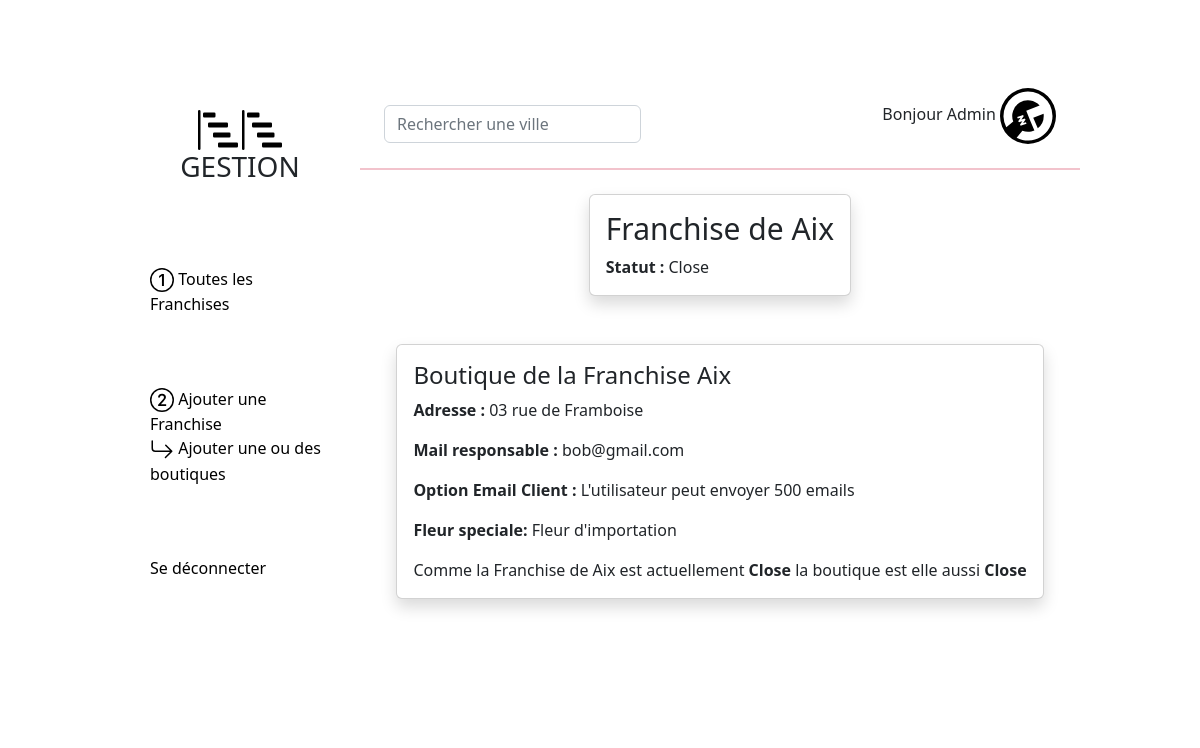
/ensavoirplus.php?id=58 (signed in), run on the app's committed database.
### tables this page shows
CREATE TABLE `franchise` (
  `id` int NOT NULL,
  `ville` varchar(100) NOT NULL,
  `statut` text NOT NULL,
  `utilisateur` int NOT NULL
);

CREATE TABLE `boutique` (
  `id` int NOT NULL,
  `ville` int NOT NULL,
  `adresseboutique` varchar(200) NOT NULL,
  `mailresponsable` varchar(250) NOT NULL,
  `envoyeremail` int NOT NULL,
  `fleurspeciale` int NOT NULL
);

CREATE TABLE `envoyerdesemails` (
  `id` int NOT NULL,
  `typededroit` varchar(200) NOT NULL,
  `description` text NOT NULL
);

CREATE TABLE `fleurspecial` (
  `id` int NOT NULL,
  `typededroit` varchar(50) NOT NULL,
  `description` text NOT NULL
);

### config/DotEnv.php (called while the page is built, shortened)
<?php
class DotEnv
{
    protected $path;
    public function __construct(string $path)
    {
        $this->path = $path;
    }
    public function load(): void
    {
        $lines = file($this->path, FILE_IGNORE_NEW_LINES | FILE_SKIP_EMPTY_LINES);
        foreach ($lines as $line) {
            list($name, $value) = explode('=', $line, 2);
            $name = trim($name);
            $value = trim($value);
        }
    }
}

### controller/franchisecontroller.php (called while the page is built, shortened)
<?php
require("./entity/franchise.php");
class franchisecontroller
{
    private $db;
    public function __construct()
    {
        try {
            $this->db = new PDO(getenv('DATABASE_DNS'), getenv('DATABASE_USER'), getenv('DATABASE_PASSWORD'));
        } catch (PDOException $exception) {
            echo $exception->getMessage();
        }
    }
    public function get(int $id)
    {
        $req = $this->db->prepare("SELECT * FROM `franchise` WHERE id = :id");
        $req->bindParam(":id", $id, PDO::PARAM_INT);
        $req->execute();
        $data = $req->fetch();
        $franchise = new franchise($data);
        return $franchise;
    }
}

### entity/franchise.php (called while the page is built, shortened)
<?php
 class franchise {
   private $id ;
   private $ville;
   private $statut;
      public function hydrate (array $data) : void {
         foreach ($data as $key => $value) {
            $method = "set" . ucfirst($key);
         }
      }
    public function getId()
    {
        return $this->id;
    }
    public function setId($id)
    {
        $this->id = $id;
        return $this;
    }
    public function getVille()
    {
        return $this->ville;
    }
    public function setVille($ville)
    {
        $this->ville = $ville;
        return $this;
    }
    public function getStatut()
    {
        return $this->statut;
    }
    public function setStatut($statut)
    {
        $this->statut = $statut;
        return $this;
    }
   public function setUtilisateur($utilisateur): self
   {
      return $this;
   }
    }

### controller/boutiquecontroller.php (called while the page is built, shortened)
<?php
require("./entity/boutique.php");
class boutiquecontroller
{
    private $db;
    public function __construct()
    {
        try {
            $this->db = new PDO(getenv('DATABASE_DNS'), getenv('DATABASE_USER'), getenv('DATABASE_PASSWORD'));
        } catch (PDOException $exception) {
            echo $exception->getMessage();
        }
    }
    public function get( $ville): boutique
    {
        $req = $this->db->prepare("SELECT * FROM `boutique` WHERE ville = :ville");
        $req->bindParam(":ville", $ville, PDO::PARAM_INT);
        $req->execute();
        $data = $req->fetch();
        $boutique = new boutique($data);
        return $boutique;
    }
}

### entity/boutique.php (called while the page is built, shortened)
<?php
 class boutique {
   private $adresseboutique;
   private $mailresponsable;
   private $envoyeremail;
   private $fleurspeciale;
      public function hydrate (array $data) : void {
         foreach ($data as $key => $value) {
            $method = "set" . ucfirst($key);
         }
        }
   public function setId($id): self
   {
      return $this;
   }
   public function setVille($ville): self
   {
      return $this;
   }
   public function getAdresseboutique()
   {
      return $this->adresseboutique;
   }
   public function setAdresseboutique($adresseboutique): self
   {
      $this->adresseboutique = $adresseboutique;
      return $this;
   }
   public function getMailresponsable()
   {
      return $this->mailresponsable;
   }
   public function setMailresponsable($mailresponsable): self
   {
      $this->mailresponsable = $mailresponsable;
      return $this;
   }
   public function getEnvoyeremail()
   {
      return $this->envoyeremail;
   }
   public function setEnvoyeremail($envoyeremail): self
   {
      $this->envoyeremail = $envoyeremail;
      return $this;
   }
   public function getFleurspeciale()
   {
      return $this->fleurspeciale;
   }
   public function setFleurspeciale($fleurspeciale): self
   {
      $this->fleurspeciale = $fleurspeciale;
      return $this;
   }
      }

### controller/envoyerdesemailscontroller.php (called while the page is built, shortened)
<?php
require("./entity/envoyerdesemails.php");
class envoyerdesemailscontroller
{
    private $db;
    public function __construct()
    {
        try {
            $this->db = new PDO(getenv('DATABASE_DNS'), getenv('DATABASE_USER'), getenv('DATABASE_PASSWORD'));
        } catch (PDOException $exception) {
            echo $exception->getMessage();
        }
    }
    public function get( $id) : envoyerdesemails
    {
        $req = $this->db->prepare("SELECT * FROM `envoyerdesemails` WHERE id = :id");
        $req->bindParam(":id", $id, PDO::PARAM_INT);
        $req->execute();
        $data = $req->fetch();
        $envoyerdesemails = new envoyerdesemails($data);
        return $envoyerdesemails;
    }
}

### entity/envoyerdesemails.php (called while the page is built, shortened)
<?php
 class envoyerdesemails {
   private $description;
      public function hydrate (array $data) : void {
         foreach ($data as $key => $value) {
            $method = "set" . ucfirst($key);
         }
      }
   public function setId($id): self
   {
      return $this;
   }
   public function setTypededroit($typededroit): self
   {
      return $this;
   }
   public function getDescription()
   {
      return $this->description;
   }
   public function setDescription($description): self
   {
      $this->description = $description;
      return $this;
   }
        }

### controller/fleurspecialcontroller.php (called while the page is built, shortened)
<?php
require("./entity/fleurspecial.php");
class fleurspecialcontroller
{
    private $db;
    public function __construct()
    {
        try {
            $this->db = new PDO(getenv('DATABASE_DNS'), getenv('DATABASE_USER'), getenv('DATABASE_PASSWORD'));
        } catch (PDOException $exception) {
            echo $exception->getMessage();
        }
    }
    public function get(int $id) : fleurspecial
    {
        $req = $this->db->prepare("SELECT * FROM `fleurspecial` WHERE id = :id");
        $req->bindParam(":id", $id, PDO::PARAM_INT);
        $req->execute();
        $data = $req->fetch();
        $fleurspecial = new fleurspecial($data);
        return $fleurspecial;
    }
}

### entity/fleurspecial.php (called while the page is built, shortened)
<?php
 class fleurspecial {
   private $typededroit;
      public function hydrate (array $data) : void {
         foreach ($data as $key => $value) {
            $method = "set" . ucfirst($key);
         }
        }
   public function setId($id): self
   {
      return $this;
   }
   public function getTypededroit()
   {
      return $this->typededroit;
   }
   public function setTypededroit($typededroit)
   {
      $this->typededroit = $typededroit;
      return $this;
   }
   public function setDescription($description): self
   {
      return $this;
   }
      }

### ensavoirplus.php (the view, shortened to what this page needs)
<!DOCTYPE html>
<html lang="fr">
<head>
    <link rel="stylesheet" href="stylescriptpage/style2.css" media="screen" type="text/css" />
    <link href="https://cdn.jsdelivr.net/npm/bootstrap@5.2.0/dist/css/bootstrap.min.css" rel="stylesheet">
</head>
<body>
    <?php
    $franchise = new franchisecontroller();
    $franchiselists = $franchise->get($_GET["id"]);
    $boutique = new boutiquecontroller();
    $boutiquelists = $boutique->get($franchiselists->getId());
    $envoyerdesemail = new envoyerdesemailscontroller();
    $emaildroit = $envoyerdesemail->get($boutiquelists->getEnvoyeremail());
    $fleurspecial = new fleurspecialcontroller();
    $fleurs =  $fleurspecial->get($boutiquelists->getFleurspeciale());
    ?>
    <main>
        <?php
        include('elementphp/navbar.php');
        ?>
        <div class="carredroit">
            <?php
            include('elementphp/searchbar.php');
            ?>
            <div class="mainmenu">
                <section class="d-flex flex-wrap justify-content-center">
                    <div class="card rougefleur m-4 shadow">
                        <div class="card-body">
                            <h5 class="card-title">Franchise de <?php echo $franchiselists->getVille() ?> </h5>
                            <p class="card-text"><strong>Statut : </strong><?php echo $franchiselists->getStatut() ?> </p>
                        </div>
                    </div>
                </section>
            </div>
            <section class="d-flex flex-wrap justify-content-center">
                <div class="card rougefleur m-4 shadow">
                    <div class="card-body">
                        <h4>Boutique de la Franchise <?php echo $franchiselists->getVille() ?></h4>
                        <p class="card-text"><strong>Adresse :</strong> <?php echo  $boutiquelists->getAdresseboutique(); ?>
                        </p>
                        <p class="card-text"><strong>Mail responsable : </strong> <?php echo  $boutiquelists->getMailresponsable();?>
                        </p>
                         <p class="card-text"><strong>Option Email Client : </strong> <?php echo $emaildroit->getDescription() ?></p>
                         <p class="card-text"><strong>Fleur speciale:  </strong><?php echo $fleurs->getTypededroit()?></p>
                        <p class="card-text">Comme la Franchise de <?php echo $franchiselists->getVille() ?> est actuellement <strong><?php echo $franchiselists->getStatut() ?></strong> la boutique est elle aussi <strong><?php echo $franchiselists->getStatut() ?></strong> </p>
                    </div>
                </div>
            </section>
        </div>
    </main>
</body>
</html>

### stylescriptpage/style2.css (style rules this page uses)
@media screen and (min-width: 800px) { body { background-image: url(../image/fleur.jpg); background-size: contain; background-repeat: no-repeat; background-size: 100%; font-family: 'Roboto Condensed', sans-serif; } }
@media screen and (min-width: 800px) { main { display: flex; flex-direction: row; } }
@media screen and (min-width: 800px) { .carredroit { background-color: rgba(255, 255, 255, 0.30); height: 80vh; width: 60vw; margin-top: 10vh; } }
@media screen and (min-width: 800px) { .card-title { font-size: 30px; } }

### data on the page
franchise: ville "Aix", statut "Close"
boutique: adresseboutique "03 rue de Framboise", mailresponsable "bob@gmail.com"
envoyerdesemails: description "L'utilisateur peut envoyer 500 emails"
fleurspecial: typededroit "Fleur d'importation"
